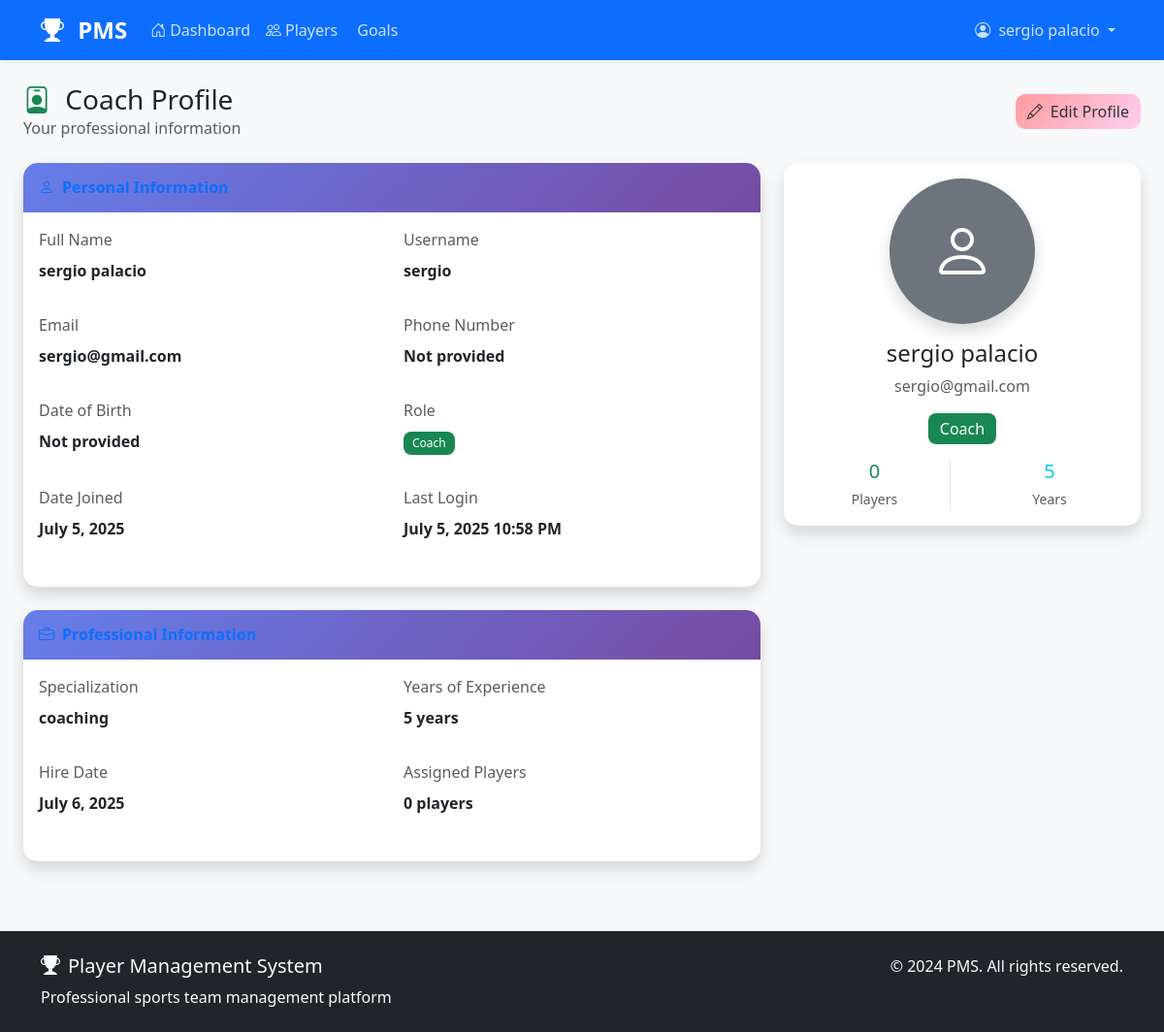
Screenshot of /profile/ (signed in) with the database file from the repository.
### core/models.py (models this page shows, shortened)
class User(AbstractUser):
    class Role(models.TextChoices):
        ADMIN = 'admin', _('Admin')
        COACH = 'coach', _('Coach')
        PLAYER = 'player', _('Player')
    role = models.CharField(
        max_length=10,
        choices=Role.choices,
        default=Role.PLAYER,
        verbose_name=_('Role')
    )
    phone_number = models.CharField(max_length=15, blank=True, null=True)
    date_of_birth = models.DateField(blank=True, null=True)
    profile_picture = models.ImageField(
        upload_to='profile_pictures/',
        blank=True,
        null=True,
        verbose_name=_('Profile Picture')
    )
    class Meta:
        verbose_name = _('User')
        verbose_name_plural = _('Users')
    def is_admin(self):
        return self.role == self.Role.ADMIN
    def is_coach(self):
        return self.role == self.Role.COACH

class Coach(models.Model):
    user = models.OneToOneField(
        User,
        on_delete=models.CASCADE,
        related_name='coach_profile',
        verbose_name=_('User')
    )
    specialization = models.CharField(
        max_length=100,
        blank=True,
        verbose_name=_('Specialization')
    )
    experience_years = models.PositiveIntegerField(
        default=0,
        verbose_name=_('Years of Experience')
    )
    bio = models.TextField(
        blank=True,
        verbose_name=_('Biography')
    )
    hire_date = models.DateField(
        auto_now_add=True,
        verbose_name=_('Hire Date')
    )
    class Meta:
        verbose_name = _('Coach')
        verbose_name_plural = _('Coaches')
    def get_players_count(self):
        return self.players.count()

### core/views.py (the view, shortened to what this page needs)
# urls.py: path('profile/', views.profile_view, name='profile'),
@login_required
def profile_view(request):
    user = request.user
    if user.is_coach():
        try:
            profile = user.coach_profile
            template = 'core/coach_profile.html'
        except Coach.DoesNotExist:
            messages.error(request, 'Coach profile not found. Please contact administrator.')
            return redirect('core:dashboard')
    else:
        profile = user
        template = 'core/admin_profile.html'
    context = {
        'profile': profile,
        'user_role': user.role,
    }
    return render(request, template, context)

### templates/core/coach_profile.html (shortened to what this page needs)
{% extends 'base.html' %}
{% load static %}
{% block content %}
<div class="container-fluid">
    <div class="row mb-4">
        <div class="col-12">
            <div class="d-flex justify-content-between align-items-center">
                <div>
                    <h1 class="h3 mb-0">
                        <i class="bi bi-person-badge me-2 text-success"></i>
                        Coach Profile
                    </h1>
                    <p class="text-muted mb-0">Your professional information</p>
                </div>
                <div>
                    <a href="{% url 'admin:core_coach_change' profile.pk %}" class="btn btn-warning">
                        <i class="bi bi-pencil me-2"></i>Edit Profile
                    </a>
                </div>
            </div>
        </div>
    </div>
    <div class="row">
        <div class="col-lg-8">
            <div class="card shadow">
                <div class="card-header py-3">
                    <h6 class="m-0 font-weight-bold text-primary">
                        <i class="bi bi-person me-2"></i>Personal Information
                    </h6>
                </div>
                <div class="card-body">
                    <div class="row">
                        <div class="col-md-6 mb-3">
                            <label class="form-label text-muted">Full Name</label>
                            <p class="fw-bold">{{ user.get_full_name }}</p>
                        </div>
                        <div class="col-md-6 mb-3">
                            <label class="form-label text-muted">Username</label>
                            <p class="fw-bold">{{ user.username }}</p>
                        </div>
                        <div class="col-md-6 mb-3">
                            <label class="form-label text-muted">Email</label>
                            <p class="fw-bold">{{ user.email }}</p>
                        </div>
                        <div class="col-md-6 mb-3">
                            <label class="form-label text-muted">Phone Number</label>
                            <p class="fw-bold">{{ user.phone_number|default:"Not provided" }}</p>
                        </div>
                        <div class="col-md-6 mb-3">
                            <label class="form-label text-muted">Date of Birth</label>
                            <p class="fw-bold">{{ user.date_of_birth|date:"F j, Y"|default:"Not provided" }}</p>
                        </div>
                        <div class="col-md-6 mb-3">
                            <label class="form-label text-muted">Role</label>
                            <p class="fw-bold">
                                <span class="badge bg-success">{{ user.get_role_display }}</span>
                            </p>
                        </div>
                        <div class="col-md-6 mb-3">
                            <label class="form-label text-muted">Date Joined</label>
                            <p class="fw-bold">{{ user.date_joined|date:"F j, Y" }}</p>
                        </div>
                        <div class="col-md-6 mb-3">
                            <label class="form-label text-muted">Last Login</label>
                            <p class="fw-bold">{{ user.last_login|date:"F j, Y g:i A"|default:"Never" }}</p>
                        </div>
                    </div>
                </div>
            </div>
            <div class="card shadow mt-4">
                <div class="card-header py-3">
                    <h6 class="m-0 font-weight-bold text-primary">
                        <i class="bi bi-briefcase me-2"></i>Professional Information
                    </h6>
                </div>
                <div class="card-body">
                    <div class="row">
                        <div class="col-md-6 mb-3">
                            <label class="form-label text-muted">Specialization</label>
                            <p class="fw-bold">{{ profile.specialization|default:"Not specified" }}</p>
                        </div>
                        <div class="col-md-6 mb-3">
                            <label class="form-label text-muted">Years of Experience</label>
                            <p class="fw-bold">{{ profile.experience_years }} years</p>
                        </div>
                        <div class="col-md-6 mb-3">
                            <label class="form-label text-muted">Hire Date</label>
                            <p class="fw-bold">{{ profile.hire_date|date:"F j, Y" }}</p>
                        </div>
                        <div class="col-md-6 mb-3">
                            <label class="form-label text-muted">Assigned Players</label>
                            <p class="fw-bold">{{ profile.get_players_count }} players</p>
                        </div>
                    </div>
                </div>
            </div>
        </div>
        <div class="col-lg-4">
            <div class="card shadow">
                <div class="card-body text-center">
                    {% if user.profile_picture %}
                        <img src="{{ user.profile_picture.url }}"
                             class="rounded-circle shadow mb-3"
                             width="150" height="150"
                             alt="{{ user.get_full_name }}">
                    {% else %}
                        <div class="bg-secondary rounded-circle mx-auto d-flex align-items-center justify-content-center shadow mb-3"
                             style="width: 150px; height: 150px;">
                            <i class="bi bi-person text-white" style="font-size: 4rem;"></i>
                        </div>
                    {% endif %}
                    <h4 class="mb-2">{{ user.get_full_name }}</h4>
                    <p class="text-muted mb-3">{{ user.email }}</p>
                    <div class="text-center mb-3">
                        <span class="badge bg-success fs-6">Coach</span>
                    </div>
                    <div class="row text-center">
                        <div class="col-6">
                            <div class="border-end">
                                <h5 class="text-success mb-1">{{ profile.get_players_count }}</h5>
                                <small class="text-muted">Players</small>
                            </div>
                        </div>
                        <div class="col-6">
                            <h5 class="text-info mb-1">{{ profile.experience_years }}</h5>
                            <small class="text-muted">Years</small>
                        </div>
                    </div>
                </div>
            </div>
        </div>
    </div>
</div>
{% endblock %}

### templates/base.html (shortened to what this page needs)
<!DOCTYPE html>
<html lang="en">
<head>
    <link href="https://cdn.jsdelivr.net/npm/bootstrap@5.3.0/dist/css/bootstrap.min.css" rel="stylesheet">
    <link href="https://cdn.jsdelivr.net/npm/bootstrap-icons@1.10.0/font/bootstrap-icons.css" rel="stylesheet">
    {% load static %}
    <link href="{% static 'css/style.css' %}" rel="stylesheet">
</head>
<body class="bg-light">
    {% if user.is_authenticated %}
    <nav class="navbar navbar-expand-lg navbar-dark bg-primary shadow-sm">
        <div class="container">
            <a class="navbar-brand fw-bold" href="{% url 'core:dashboard' %}">
                <i class="bi bi-trophy-fill me-2"></i>
                PMS
            </a>
            <div class="collapse navbar-collapse" id="navbarNav">
                <ul class="navbar-nav me-auto">
                    <li class="nav-item">
                        <a class="nav-link" href="{% url 'core:dashboard' %}">
                            <i class="bi bi-house-door me-1"></i>Dashboard
                        </a>
                    </li>
                    <li class="nav-item">
                        <a class="nav-link" href="{% url 'core:player_list' %}">
                            <i class="bi bi-people me-1"></i>Players
                        </a>
                    </li>
                    <li class="nav-item">
                        <a class="nav-link" href="{% url 'core:goal_list' %}">
                            Goals
                        </a>
                    </li>
                </ul>
                <ul class="navbar-nav">
                    <li class="nav-item dropdown">
                        <a class="nav-link dropdown-toggle" href="#" role="button" data-bs-toggle="dropdown">
                            <i class="bi bi-person-circle me-1"></i>
                            {{ user.get_full_name|default:user.username }}
                        </a>
                    </li>
                </ul>
            </div>
        </div>
    </nav>
    {% endif %}
    <main class="container-fluid py-4">
        {% block content %}{% endblock %}
    </main>
    <footer class="bg-dark text-light py-4 mt-5">
        <div class="container">
            <div class="row">
                <div class="col-md-6">
                    <h5><i class="bi bi-trophy-fill me-2"></i>Player Management System</h5>
                    <p class="mb-0">Professional sports team management platform</p>
                </div>
                <div class="col-md-6 text-md-end">
                    <p class="mb-0">&copy; 2024 PMS. All rights reserved.</p>
                </div>
            </div>
        </div>
    </footer>
</body>
</html>

### static/css/style.css (style rules this page uses)
body { font-family: 'Segoe UI', Tahoma, Geneva, Verdana, sans-serif; background-color: #f8f9fc; }
.navbar-brand { font-weight: 700; font-size: 1.5rem; }
.navbar-dark .navbar-nav .nav-link { color: rgba(255, 255, 255, 0.8); transition: color 0.3s ease; }
.card { border: none; border-radius: 15px; box-shadow: 0 0.15rem 1.75rem 0 rgba(58, 59, 69, 0.15); transition: transform 0.2s ease, box-shadow 0.2s ease; }
.card-header { background: linear-gradient(135deg, #667eea 0%, #764ba2 100%); color: white; border-radius: 15px 15px 0 0 !important; border: none; }
.card-header h6 { margin: 0; font-weight: 600; }
.btn { border-radius: 10px; font-weight: 500; transition: all 0.3s ease; }
.btn-warning { background: linear-gradient(135deg, #ff9a9e 0%, #fecfef 100%); border: none; color: #333; }
.badge { font-size: 0.75rem; font-weight: 500; padding: 0.5em 0.75em; border-radius: 8px; }
footer { margin-top: auto; }

### rows the page displays
User: get_full_name "sergio palacio", username "sergio", email "sergio@gmail.com", phone_number "Not provided", date_of_birth "Not provided", role "Coach", date_joined "July 5, 2025", last_login "July 5, 2025 10:58 PM"
Coach: specialization "coaching", experience_years "5", hire_date "July 6, 2025", get_players_count "0"
